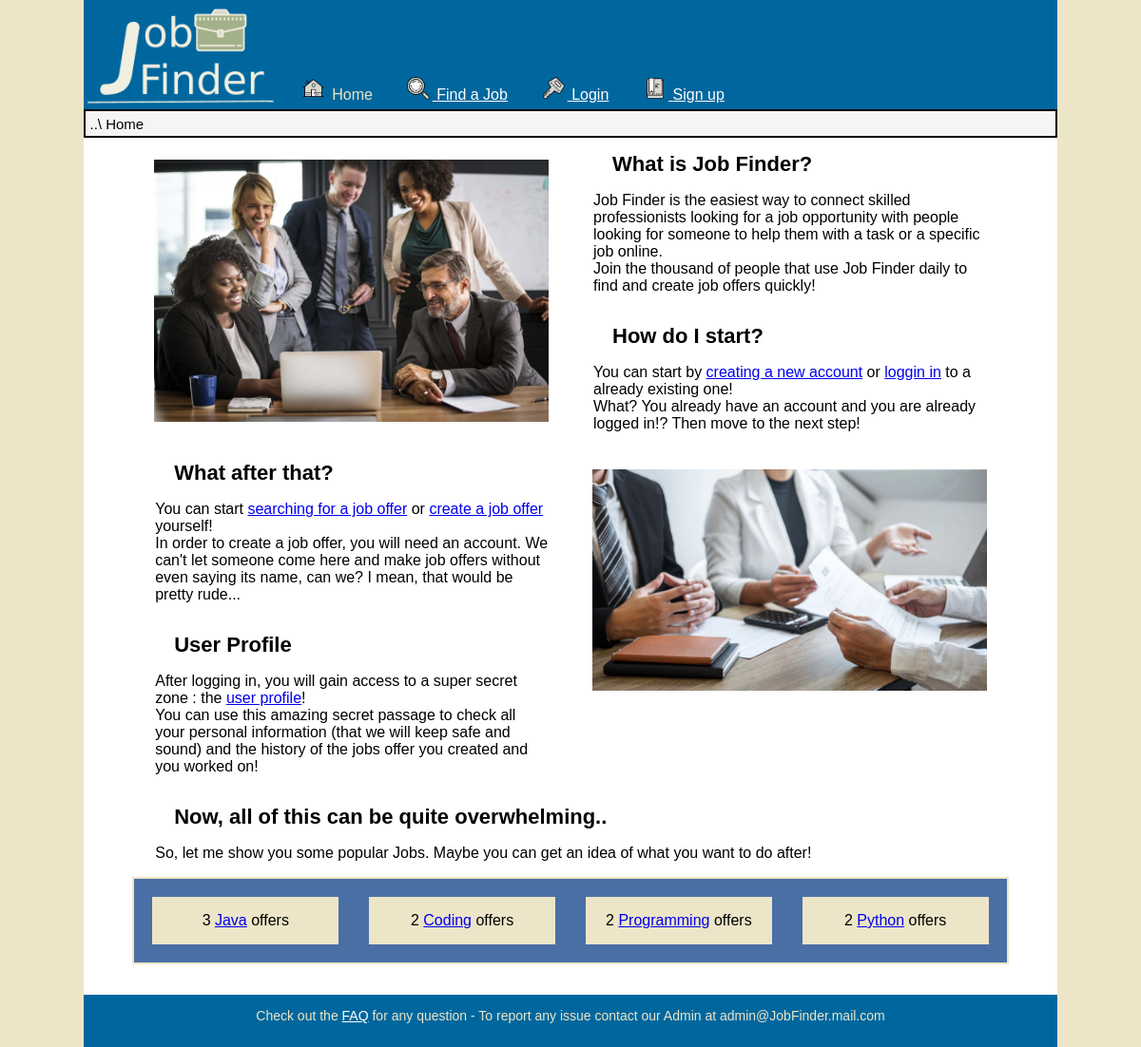
The page /PHP/Index.php on the database its author committed.
### tables this page shows
CREATE TABLE `tags` (
  `Code_tag` int(10) UNSIGNED NOT NULL,
  `Name` varchar(65) NOT NULL,
  `Category` int(4) DEFAULT NULL
);

### PHP/DBAccess.php (called while the page is built, shortened)
<?php
class DBAccess {
	private $connection;
	public function openDBConnection(){
		$this->connection = mysqli_connect(DBAccess::HOST_DB, DBAccess::USERNAME, DBAccess::PASSWORD, DBAccess::DBNAME);
		if(!$this->connection){
			echo("connessione al DB fallita: ".mysqli_connect_errno());
			return false;
		}
		else
			return true;
	}
  public function getMostPopularJobs() {
    $query='SELECT Name,tags.Code_tag, COUNT(Code_job) AS frequency FROM tags LEFT JOIN tags_current_jobs ON tags.Code_tag= tags_current_jobs.Code_tag GROUP BY tags.Code_tag ORDER BY frequency DESC LIMIT 4;';
    $queryResult = mysqli_query($this->connection, $query);
    if(mysqli_num_rows($queryResult) == 0)
      return null;
    else {
      $result=array();
      while ($tmp=mysqli_fetch_array($queryResult))
        array_push($result,$tmp);
      return $result;
    }
    return null;
  }
}
?>

### PHP/Index.php (the view, shortened to what this page needs)
<?php
  require_once 'DBAccess.php';
  $url ='..'. DIRECTORY_SEPARATOR .'HTML'. DIRECTORY_SEPARATOR .'Index.html';
  $HTML = file_get_contents($url);
  $HTMLContent='';
  if(isset($_SESSION['user_Username']))
  {
    $HTML = str_replace('<createjob/>','
      <li><a href="CreateJob.php">
      <img src="..'. DIRECTORY_SEPARATOR .'IMG'. DIRECTORY_SEPARATOR .'Icons'. DIRECTORY_SEPARATOR .'write.png" class="icons" alt=""> Create an Offer </a></li>',$HTML);
    $HTMLContent = '<li><a href="UserProfile.php">
      <img src="..'. DIRECTORY_SEPARATOR .'IMG'. DIRECTORY_SEPARATOR .'UsrPrfl'. DIRECTORY_SEPARATOR . $_SESSION['user_Icon'] .'" alt="Profile Picture" id="profilepic" class="icons">User Profile</a></li>';
  }
  else
  {
    $HTML = str_replace('<createjob/>','',$HTML);
      $HTMLContent = '
        <li><a href="Login.php">
        <img src="..'. DIRECTORY_SEPARATOR .'IMG'. DIRECTORY_SEPARATOR .'Icons'. DIRECTORY_SEPARATOR .'login.png" class="icons" alt=""> Login </a></li>
        <li><a href="Signup.php">
        <img src="..'. DIRECTORY_SEPARATOR .'IMG'. DIRECTORY_SEPARATOR .'Icons'. DIRECTORY_SEPARATOR .'book.png" class="icons" alt=""> Sign up </a></li>';
  }
  $DBAccess = new DBAccess();
  $tags = $DBAccess->getMostPopularJobs();
  if($tags)
  {
    $HTMLTags = '<ul id="popularJobsList">';
    foreach( $tags as $T)
    {
      $HTMLTags .= '<li>'.$T["frequency"] .' <a href="findjob.php?tag='.$T["Code_tag"].'">'. $T["Name"] .'</a> offers</li>';
    }
    $HTMLTags .= '</ul>';
    $HTML = str_replace('<popularjobs/>',$HTMLTags,$HTML);
  }
  else
  {
    $HTML = str_replace('<popularjobs/>','There are currently no popular tags available, please check again later',$HTML);
  }
  $HTML = str_replace('<subpage/>',$HTMLContent,$HTML);
  echo $HTML;
?>

### CSS/StyleSheet.css (style rules this page uses)
:root { --background: #ECE5C7; --color: #00679e; --subcolor: #4a6fa5; --content: #fff; --black: #000; --darkWhite: #d1d9e6; --shadow: #999; --correct: #44c244; --error: #d4110b; }
html { width: 100%; background-color: var(--background); }
html, body { min-height: 100vh; }
body { background-color: var(--content); font-family:Tahoma, sans-serif; margin:auto; max-width: 1024px; overflow-x: hidden; }
main { padding: 0em; padding-bottom: 2.5em; margin-bottom: 3%; }
header { background-color: var(--color); display: flex; align-items: flex-end; }
header img#Logo { width: 20%; }
header ul { margin:auto; list-style-type: none; margin: 0; padding: 0; }
header ul li { display:inline-block; padding: 0.4em; margin-left: 1em; }
header ul li a:link { margin-bottom: 0.2em; color: var(--content); }
header ul li span { color: var(--background); margin-bottom: 0.2em; }
header img.icons { width:24px; height:24px; padding-right :0.15em; vertical-align: text-bottom; }
nav.breadcrumb { font-size: 0.9375em; padding: 0.3em; background-color:whitesmoke; border-width: 0em; border : solid 2px var(--black); }
footer { position: fixed; bottom: 0; min-height: 5%; width: 100%; text-align:center; background-color: var(--color); max-width: 1024px; margin: auto; }
footer#footer p { display: inline-block; font-size: 0.875em; color: var(--background); }
footer#footer a:link { color: var(--content); }
img.icons { width: 24px; height: 24px; display: inline-block; padding: 0.2em; }
main#Home { margin: auto; width: 90%; margin-bottom: 3%; display: grid; grid-template-columns: 1fr 1fr; grid-template-areas: " a b " " a s " " c d " " t d " " e e "; }
main#Home img { width: 90%; padding: 5%; }
img#firstImg { grid-area: a; padding: 1em; }
div#Intro { grid-area: b; }
div#Account { grid-area: s; }
div#Function { grid-area: c; }
div#UserProf { grid-area: t; }
img#secondImg { grid-area: d; }
div#popularJobs { grid-area: e; }
ul#popularJobsList { background: var(--subcolor); padding: 0.2em; display: flex; flex-direction: row; border: 2px solid var(--background); }
ul#popularJobsList li { list-style-type: none; text-align: center; flex-basis: 20%; margin: 1em; padding: 1em; background: var(--background); }
h1.index { text-align:left; padding-left : 2em; font-size: 1.375em; }
p.subIndex { text-align:left; padding-left: 1.5em; width: 90%; }
.hiddenHelp { position: absolute; height: 1px; width: 1px; overflow: hidden; }

### CSS/Print.css (style rules this page uses)
html { font-family: Georgia, 'Times New Roman', serif; width: 100%; margin: 0; float: none; }
.hiddenHelp { display: none; }
header, header > img { display: none; }
ul#menu, ul#menu img { display: none; }
nav.breadcrumb { display: none; }
footer#footer, footer#footer img { display: none; }
img#firstImg, img#secondImg { width: 50%; margin: auto; }

### rows shown on the page
tags: frequency "3", Name "Java"
tags: frequency "2", Name "Coding"
tags: frequency "2", Name "Programming"
tags: frequency "2", Name "Python"
